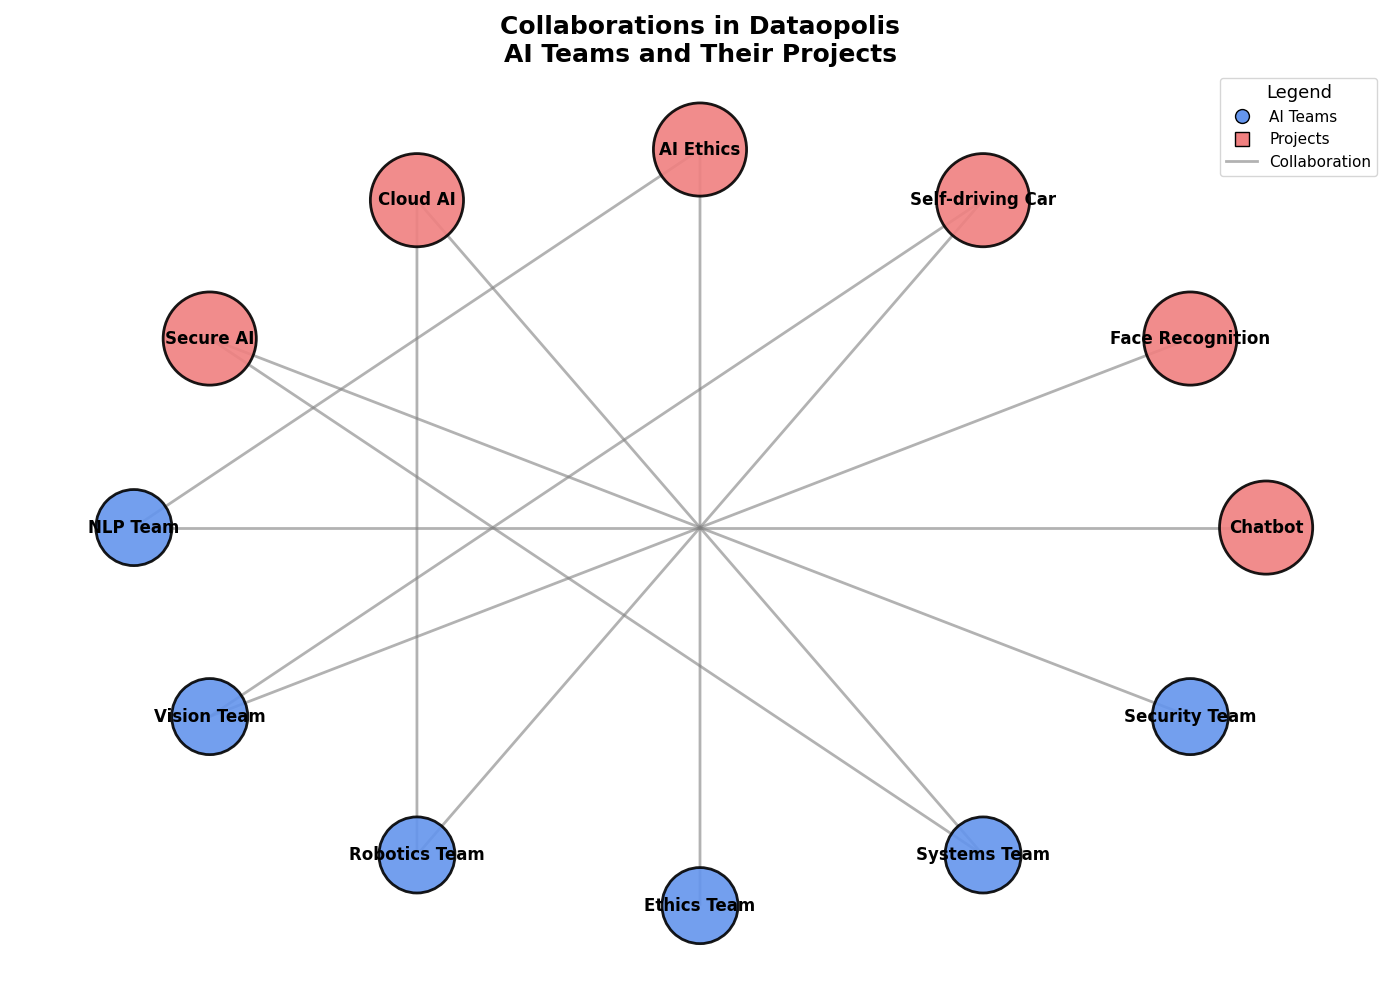

Source code (Python):
# Import necessary libraries
import matplotlib.pyplot as plt
import networkx as nx

# Backstory:
# In the bustling city of Dataopolis, different AI teams collaborate to leverage their expertise for various innovative projects.
# We will show the connections between these AI teams and the projects they contribute to in this busy metropolis.

# Define the AI teams (nodes) and the projects they work on
teams = [
    "NLP Team", "Vision Team", "Robotics Team", 
    "Ethics Team", "Systems Team", "Security Team"
]
projects = ["Chatbot", "Face Recognition", "Self-driving Car", "AI Ethics", "Cloud AI", "Secure AI"]

# Create an undirected graph
G = nx.Graph()

# Add nodes
G.add_nodes_from(teams, type='team')
G.add_nodes_from(projects, type='project')

# Define edges showing AI teams' involvement in projects
edges = [
    ("NLP Team", "Chatbot"),
    ("NLP Team", "AI Ethics"),
    ("Vision Team", "Face Recognition"),
    ("Vision Team", "Self-driving Car"),
    ("Robotics Team", "Self-driving Car"),
    ("Robotics Team", "Cloud AI"),
    ("Ethics Team", "AI Ethics"),
    ("Systems Team", "Cloud AI"),
    ("Systems Team", "Secure AI"),
    ("Security Team", "Secure AI")
]

# Add edges to the graph
G.add_edges_from(edges)

# Define positions using a layout suitable for interconnected networks
pos = nx.shell_layout(G)

# Create figure and axis
fig, ax = plt.subplots(figsize=(14, 10))

# Define node attributes
node_colors = ['cornflowerblue' if G.nodes[node]['type'] == 'team' else 'lightcoral' for node in G.nodes()]
node_shapes = {'team': 'o', 'project': 's'}
node_sizes = [3000 if G.nodes[node]['type'] == 'team' else 4500 for node in G.nodes()]

# Draw nodes with different colors and shapes
nx.draw_networkx_nodes(
    G, pos, node_size=node_sizes, node_color=node_colors, edgecolors='black', linewidths=2, alpha=0.9,
    node_shape='o'
)

# Draw edges
nx.draw_networkx_edges(
    G, pos, edgelist=edges, width=2.0, alpha=0.6, edge_color='gray'
)

# Draw node labels
nx.draw_networkx_labels(
    G, pos, font_size=12, font_weight='bold'
)

# Create a title for the graph
ax.set_title(
    'Collaborations in Dataopolis\nAI Teams and Their Projects',
    fontsize=18, fontweight='bold', ha='center'
)

# Remove axis
ax.axis('off')

# Customize legend
team_patch = plt.Line2D(
    [0], [0], marker='o', color='w', label='AI Teams', markersize=10, markerfacecolor='cornflowerblue', markeredgecolor='black'
)
project_patch = plt.Line2D(
    [0], [0], marker='s', color='w', label='Projects', markersize=10, markerfacecolor='lightcoral', markeredgecolor='black'
)
edge_patch = plt.Line2D([0], [0], color='gray', lw=2, alpha=0.6, label='Collaboration')

plt.legend(
    handles=[team_patch, project_patch, edge_patch], loc='upper right', fontsize=11, title='Legend', title_fontsize=13
)

# Adjust layout to avoid text overlapping
plt.tight_layout()

# Show the plot
plt.show()
